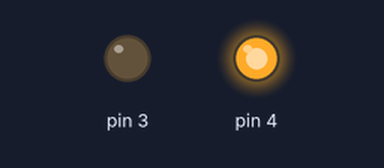
The sketch below on a simulated Arduino Uno, built with avr-gcc and run on an emulated ATmega328P. Shown: output pins drawn as LEDs (lit = HIGH).

Above: at 1.19 s.
At 27.17 s:
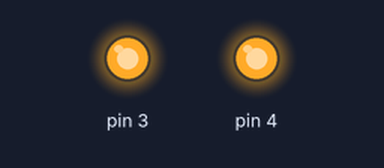
At 30.37 s:
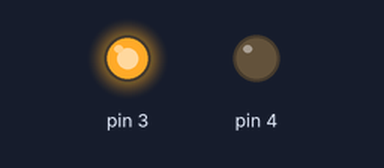
At 39.57 s:
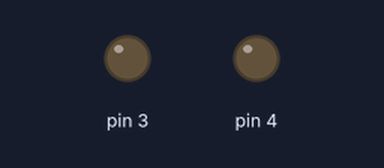
Timing chart, 0 to 40.0 s (numbered marks = the images above):
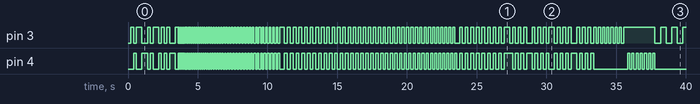

Measured:
- by itself, pin 3: LOW → HIGH at 0.20 s, → LOW 0.20 s later, → HIGH 0.20 s later, → LOW 0.40 s later, … (231 changes in this stretch)
- by itself, pin 4: LOW → HIGH at 0.40 s, → LOW 0.20 s later, → HIGH 0.40 s later, → LOW 0.40 s later, … (224 changes in this stretch)

The sketch:

5w_bulb_1.ino
```cpp
#define on LOW
#define off HIGH
#define first 3
#define last 4
#define loops 10
int time = 20;

void setup() {
  for (int i = first ; i <= last; i++) {
    pinMode(i, OUTPUT);
  }
}
void loop() {
  P1(1);
  P2(0);
  P1(1);
  P2(2);
  P1(0);

  P1();
  P2();

  All_blink1(200, 8);
  P1in(3);
  P2in(3);
  P1in(3);
  P2in(3);

  color(3, 150, 6);
  color(4, 150, 6);


  P11(5);

  for (int i = 0; i < 8; i++) {
    P1(0);
    P2(0);
  }

  All_blink1(500, 22, 20);
  All_blink2(80, 21, 20);

  color(3, 150, 3);
  color(4, 150, 3);

}
void P1(int count) {
  time = 200;
  for (int j = 0; j <= count; j++) {
    for (int i = first; i <= last; i++) {
      digitalWrite(i, on);
      delay(time);
      digitalWrite(i, off);
    }
  }
}

void P1() {
  time = 50;
  for (int j = 0; j <= 40; j++) {
    for (int i = first; i <= last; i++) {
      digitalWrite(i, on);
      delay(time);
      digitalWrite(i, off);
      time += 1;
    }
  }
}

void P11(int count) {
  time = 200;
  for (int j = 0; j <= count - 1; j++) {
    for (int i = first; i <= last; i++) {
      digitalWrite(i, on);
      digitalWrite(i + 1, on);
      digitalWrite(i - 3, on);
      delay(time * 2);
      digitalWrite(i, off);
      digitalWrite(i + 1, off);
      digitalWrite(i - 3, off);
      // time += 1;
    }
  }
}

void P2() {
  time = 210;
  for (int j = 0; j <= 35; j++) {
    for (int i = last; i >= first; i--) {
      digitalWrite(i, on);
      delay(time);
      digitalWrite(i, off);
      time -= 1;
    }

  }
}

void P2(int count) {
  time = 200;
  for (int j = 0; j <= count; j++) {
    for (int i = last; i >= first; i--) {
      digitalWrite(i, on);
      delay(time);
      digitalWrite(i, off);
      time--;
    }
  }
}

void All_blink1(int time, int count) {
  for (int j = 0; j <= count; j++) {
    for (int i = first; i <= last; i++) {
      digitalWrite(i, on);
    }
    delay(time);
    for (int i = first; i <= last; i++) {
      digitalWrite(i, off);
    }
    delay(time);
  }
}

void All_blink1(int time, int count, int inc) {
  for (int j = 0; j <= count; j++) {
    for (int i = first; i <= last; i++) {
      digitalWrite(i, on);
    }
    delay(time);
    for (int i = first; i <= last; i++) {
      digitalWrite(i, off);
    }
    delay(time);
    time -= inc;
  }
}

void All_blink2(int time, int count, int dec) {
  for (int j = 0; j <= count; j++) {
    for (int i = first; i <= last; i++) {
      digitalWrite(i, on);
    }
    delay(time);
    for (int i = first; i <= last; i++) {
      digitalWrite(i, off);
    }
    delay(time);
    time += dec;
  }
}

void color(int pin, int time, int count) {
  for (int j = 0; j <= count; j++) {
    digitalWrite(pin, on);
    delay(time);
    digitalWrite(pin, off);
    delay(time);

  }
}

void P1in(int count) {
  time = 200;
  for (int j = 0; j <= count; j++) {
    for (int i = first; i <= last; i++) {
      digitalWrite(i, off);
      delay(time);
      digitalWrite(i, on);
    }
  }
}

void P2in(int count) {
  time = 200;
  for (int j = 0; j <= count; j++) {
    for (int i = last; i >= first; i--) {
      digitalWrite(i, off);
      delay(time);
      digitalWrite(i, on);
    }
  }
}
```
